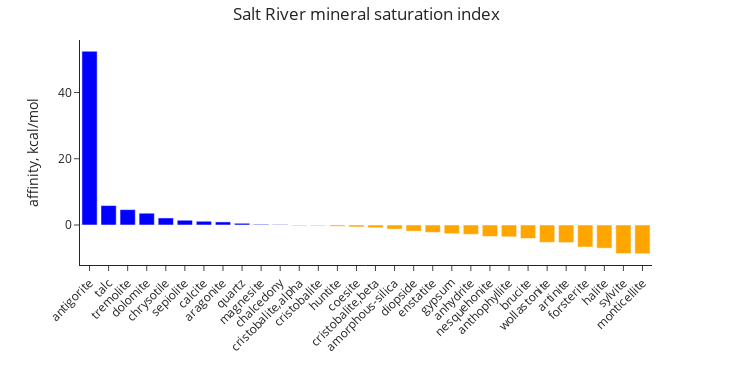

Notebook cell for this chart:
### Markdown cell above
...and plot mineral saturation indices (distance from equilibrium, in kcal/mol). She could see which pure minerals were supersaturated (blue, has a thermodynamic drive to precipitate) and undersaturated (orange, thermodynamic drive to dissolve) in a sample:

### Code cell
speciation.plot_mineral_saturation('Salt River', plot_width=6)

### Figure 1 — Plotly figure (JSON) as saved in the notebook; plotly's stock layout.template omitted (floating-point values rounded to 4 significant figures)
{"data": [{"hovertemplate": "%{x} <br>affinity, kcal/mol: %{y}", "legendgroup": "", "marker": {"color": ["blue", "blue", "blue", "blue", "blue", "blue", "blue", "blue", "blue", "blue", "blue", "orange", "orange", "orange", "orange", "orange", "orange", "orange", "orange", "orange", "orange", "orange", "orange", "orange", "orange", "orange", "orange", "orange", "orange", "orange"], "pattern": {"shape": ""}}, "name": "", "orientation": "v", "showlegend": false, "textposition": "auto", "type": "bar", "x": ["antigorite", "talc", "tremolite", "dolomite", "chrysotile", "sepiolite", "calcite", "aragonite", "quartz", "magnesite", "chalcedony", "cristobalite,alpha", "cristobalite", "huntite", "coesite", "cristobalite,beta", "amorphous-silica", "diopside", "enstatite", "gypsum", "anhydrite", "nesquehonite", "anthophyllite", "brucite", "wollastonite", "artinite", "forsterite", "halite", "sylvite", "monticellite"], "xaxis": "x", "y": [52.45, 5.865, 4.637, 3.553, 2.121, 1.437, 1.124, 0.9271, 0.514, 0.2055, 0.1438, -0.2374, -0.2374, -0.4047, -0.5915, -0.8438, -1.245, -1.863, -2.24, -2.645, -2.836, -3.483, -3.574, -4.081, -5.25, -5.328, -6.645, -7.004, -8.624, -8.684], "yaxis": "y"}], "layout": {"barmode": "relative", "height": 366, "legend": {"tracegroupgap": 0}, "margin": {"t": 40}, "title": {"text": "Salt River mineral saturation index", "x": 0.5, "xanchor": "center"}, "width": 732, "xaxis": {"anchor": "y", "autorange": true, "domain": [0, 1], "fixedrange": true, "range": [-0.5, 29.5], "tickangle": -45, "title": {}, "type": "category"}, "yaxis": {"anchor": "x", "autorange": true, "domain": [0, 1], "exponentformat": "power", "fixedrange": true, "range": [-12.08, 55.85], "title": {"text": "affinity, kcal/mol"}, "type": "linear"}}}
